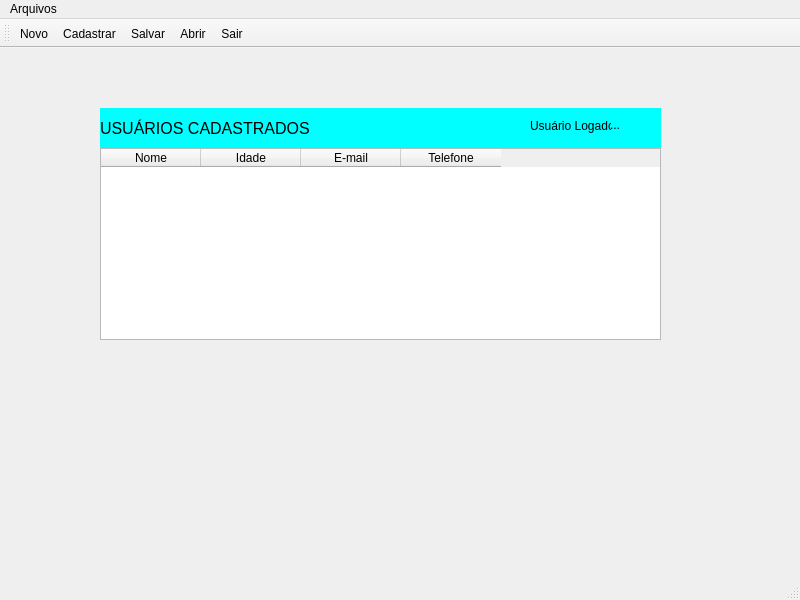
<?xml version="1.0" encoding="UTF-8"?>
<ui version="4.0">
 <class>MainWindow</class>
 <widget class="QMainWindow" name="MainWindow">
  <property name="geometry">
   <rect>
    <x>0</x>
    <y>0</y>
    <width>800</width>
    <height>600</height>
   </rect>
  </property>
  <property name="windowTitle">
   <string>MainWindow</string>
  </property>
  <widget class="QWidget" name="centralwidget">
   <widget class="QLabel" name="label">
    <property name="geometry">
     <rect>
      <x>100</x>
      <y>60</y>
      <width>561</width>
      <height>41</height>
     </rect>
    </property>
    <property name="styleSheet">
     <string notr="true">background-color: rgb(0, 255, 255);</string>
    </property>
    <property name="text">
     <string>&lt;html&gt;&lt;head/&gt;&lt;body&gt;&lt;p&gt;&lt;span style=&quot; font-size:12pt;&quot;&gt;USUÁRIOS CADASTRADOS&lt;/span&gt;&lt;/p&gt;&lt;/body&gt;&lt;/html&gt;</string>
    </property>
   </widget>
   <widget class="QLabel" name="label_2">
    <property name="geometry">
     <rect>
      <x>530</x>
      <y>70</y>
      <width>81</width>
      <height>16</height>
     </rect>
    </property>
    <property name="text">
     <string>Usuário Logado</string>
    </property>
   </widget>
   <widget class="QTableWidget" name="tableWidget">
    <property name="geometry">
     <rect>
      <x>100</x>
      <y>100</y>
      <width>561</width>
      <height>192</height>
     </rect>
    </property>
    <column>
     <property name="text">
      <string>Nome</string>
     </property>
    </column>
    <column>
     <property name="text">
      <string>Idade</string>
     </property>
    </column>
    <column>
     <property name="text">
      <string>E-mail</string>
     </property>
    </column>
    <column>
     <property name="text">
      <string>Telefone</string>
     </property>
    </column>
   </widget>
   <widget class="QLabel" name="label_3">
    <property name="geometry">
     <rect>
      <x>610</x>
      <y>70</y>
      <width>47</width>
      <height>13</height>
     </rect>
    </property>
    <property name="text">
     <string>...</string>
    </property>
   </widget>
  </widget>
  <widget class="QMenuBar" name="menubar">
   <property name="geometry">
    <rect>
     <x>0</x>
     <y>0</y>
     <width>800</width>
     <height>21</height>
    </rect>
   </property>
   <widget class="QMenu" name="menuArquivos">
    <property name="title">
     <string>Arquivos</string>
    </property>
    <addaction name="actionNovo"/>
    <addaction name="separator"/>
    <addaction name="actionAbrir"/>
    <addaction name="separator"/>
    <addaction name="actionSalvar_2"/>
    <addaction name="separator"/>
    <addaction name="actionSair"/>
   </widget>
   <addaction name="menuArquivos"/>
  </widget>
  <widget class="QStatusBar" name="statusbar"/>
  <widget class="QToolBar" name="toolBar">
   <property name="windowTitle">
    <string>toolBar</string>
   </property>
   <attribute name="toolBarArea">
    <enum>TopToolBarArea</enum>
   </attribute>
   <attribute name="toolBarBreak">
    <bool>false</bool>
   </attribute>
   <addaction name="actionNovo"/>
   <addaction name="actionCadastrar"/>
   <addaction name="actionSalvar"/>
   <addaction name="actionAbrir"/>
   <addaction name="actionSair"/>
  </widget>
  <action name="actionNovo">
   <property name="text">
    <string>Novo</string>
   </property>
  </action>
  <action name="actionCadastrar">
   <property name="text">
    <string>Cadastrar</string>
   </property>
  </action>
  <action name="actionSalvar">
   <property name="text">
    <string>Salvar</string>
   </property>
  </action>
  <action name="actionAbrir">
   <property name="text">
    <string>Abrir</string>
   </property>
  </action>
  <action name="actionSalvar_2">
   <property name="text">
    <string>Salvar</string>
   </property>
  </action>
  <action name="actionSair">
   <property name="text">
    <string>Sair</string>
   </property>
  </action>
 </widget>
 <resources/>
 <connections/>
</ui>
